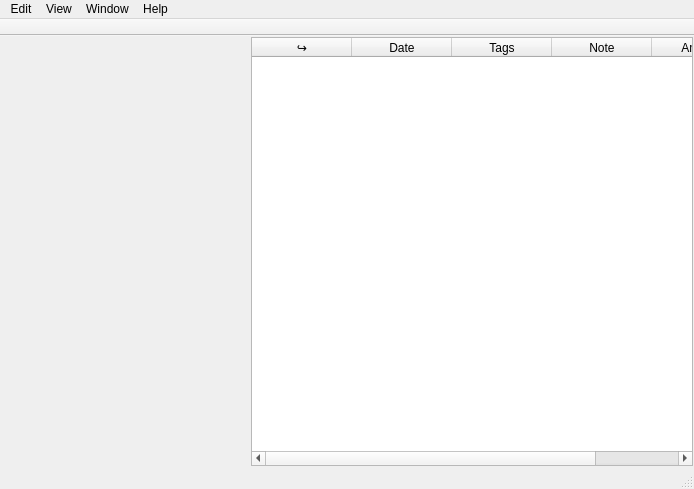
<?xml version="1.0" encoding="UTF-8"?>
<ui version="4.0">
 <class>MainWindow</class>
 <widget class="QMainWindow" name="MainWindow">
  <property name="geometry">
   <rect>
    <x>0</x>
    <y>0</y>
    <width>694</width>
    <height>489</height>
   </rect>
  </property>
  <property name="windowTitle">
   <string>MoniApp Beta 1</string>
  </property>
  <widget class="QWidget" name="centralWidget">
   <property name="sizePolicy">
    <sizepolicy hsizetype="Expanding" vsizetype="Expanding">
     <horstretch>0</horstretch>
     <verstretch>0</verstretch>
    </sizepolicy>
   </property>
   <layout class="QVBoxLayout" name="verticalLayout">
    <property name="spacing">
     <number>0</number>
    </property>
    <property name="sizeConstraint">
     <enum>QLayout::SetMaximumSize</enum>
    </property>
    <property name="margin">
     <number>1</number>
    </property>
    <item>
     <widget class="QFrame" name="frame">
      <property name="sizePolicy">
       <sizepolicy hsizetype="Expanding" vsizetype="Expanding">
        <horstretch>0</horstretch>
        <verstretch>0</verstretch>
       </sizepolicy>
      </property>
      <property name="frameShape">
       <enum>QFrame::NoFrame</enum>
      </property>
      <property name="frameShadow">
       <enum>QFrame::Raised</enum>
      </property>
      <property name="lineWidth">
       <number>0</number>
      </property>
      <layout class="QHBoxLayout" name="internalLayout">
       <property name="spacing">
        <number>0</number>
       </property>
       <property name="sizeConstraint">
        <enum>QLayout::SetMaximumSize</enum>
       </property>
       <property name="margin">
        <number>0</number>
       </property>
       <item>
        <widget class="SideBar" name="widget" native="true">
         <property name="minimumSize">
          <size>
           <width>250</width>
           <height>0</height>
          </size>
         </property>
         <property name="maximumSize">
          <size>
           <width>250</width>
           <height>16777215</height>
          </size>
         </property>
         <property name="autoFillBackground">
          <bool>true</bool>
         </property>
        </widget>
       </item>
       <item>
        <widget class="QScrollArea" name="scrollArea">
         <property name="minimumSize">
          <size>
           <width>300</width>
           <height>0</height>
          </size>
         </property>
         <property name="frameShape">
          <enum>QFrame::NoFrame</enum>
         </property>
         <property name="frameShadow">
          <enum>QFrame::Plain</enum>
         </property>
         <property name="lineWidth">
          <number>0</number>
         </property>
         <property name="horizontalScrollBarPolicy">
          <enum>Qt::ScrollBarAlwaysOff</enum>
         </property>
         <property name="widgetResizable">
          <bool>true</bool>
         </property>
         <widget class="QWidget" name="scrollAreaWidgetContents">
          <property name="geometry">
           <rect>
            <x>0</x>
            <y>0</y>
            <width>442</width>
            <height>431</height>
           </rect>
          </property>
          <property name="maximumSize">
           <size>
            <width>444</width>
            <height>461</height>
           </size>
          </property>
          <layout class="QGridLayout" name="gridLayout_2">
           <property name="sizeConstraint">
            <enum>QLayout::SetMaximumSize</enum>
           </property>
           <property name="margin">
            <number>0</number>
           </property>
           <property name="spacing">
            <number>0</number>
           </property>
           <item row="0" column="0">
            <widget class="QTableWidget" name="tableWidget">
             <property name="alternatingRowColors">
              <bool>true</bool>
             </property>
             <property name="iconSize">
              <size>
               <width>16</width>
               <height>16</height>
              </size>
             </property>
             <attribute name="horizontalHeaderStretchLastSection">
              <bool>true</bool>
             </attribute>
             <attribute name="verticalHeaderVisible">
              <bool>false</bool>
             </attribute>
             <column>
              <property name="text">
               <string>↪</string>
              </property>
              <property name="font">
               <font>
                <kerning>true</kerning>
               </font>
              </property>
             </column>
             <column>
              <property name="text">
               <string>Date</string>
              </property>
             </column>
             <column>
              <property name="text">
               <string>Tags</string>
              </property>
             </column>
             <column>
              <property name="text">
               <string>Note</string>
              </property>
             </column>
             <column>
              <property name="text">
               <string>Amount</string>
              </property>
             </column>
            </widget>
           </item>
          </layout>
         </widget>
        </widget>
       </item>
      </layout>
     </widget>
    </item>
   </layout>
  </widget>
  <widget class="QMenuBar" name="menuBar">
   <property name="geometry">
    <rect>
     <x>0</x>
     <y>0</y>
     <width>694</width>
     <height>22</height>
    </rect>
   </property>
   <widget class="QMenu" name="menuEdit">
    <property name="title">
     <string>Edit</string>
    </property>
   </widget>
   <widget class="QMenu" name="menuView">
    <property name="title">
     <string>View</string>
    </property>
   </widget>
   <widget class="QMenu" name="menuWindow">
    <property name="title">
     <string>Window</string>
    </property>
   </widget>
   <widget class="QMenu" name="menuHelp">
    <property name="title">
     <string>Help</string>
    </property>
   </widget>
   <addaction name="menuEdit"/>
   <addaction name="menuView"/>
   <addaction name="menuWindow"/>
   <addaction name="menuHelp"/>
  </widget>
  <widget class="QStatusBar" name="statusBar">
   <property name="autoFillBackground">
    <bool>true</bool>
   </property>
  </widget>
  <widget class="QToolBar" name="toolBar">
   <property name="windowTitle">
    <string>toolBar</string>
   </property>
   <property name="movable">
    <bool>false</bool>
   </property>
   <property name="floatable">
    <bool>false</bool>
   </property>
   <attribute name="toolBarArea">
    <enum>TopToolBarArea</enum>
   </attribute>
   <attribute name="toolBarBreak">
    <bool>false</bool>
   </attribute>
  </widget>
 </widget>
 <layoutdefault spacing="6" margin="11"/>
 <customwidgets>
  <customwidget>
   <class>SideBar</class>
   <extends>QWidget</extends>
   <header location="global">SideBar.h</header>
   <container>1</container>
   <slots>
    <signal>selectionChanged(IPage*)</signal>
   </slots>
  </customwidget>
 </customwidgets>
 <resources/>
 <connections/>
</ui>
